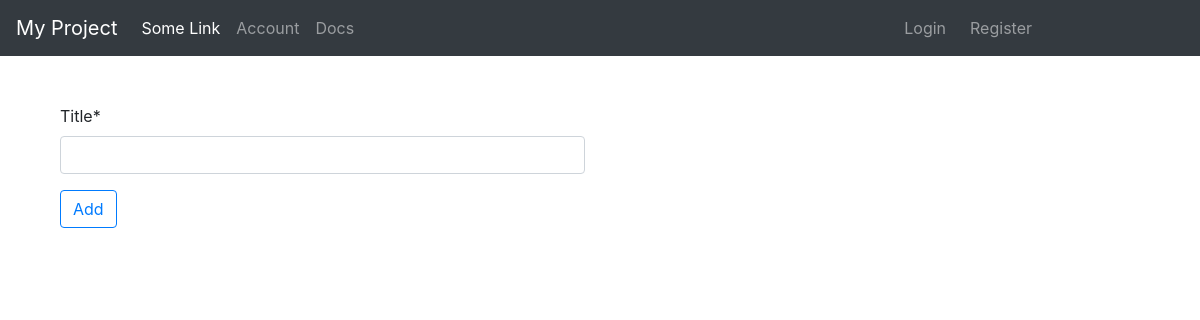
The page /todo/tasks/ on the database as committed earlier.
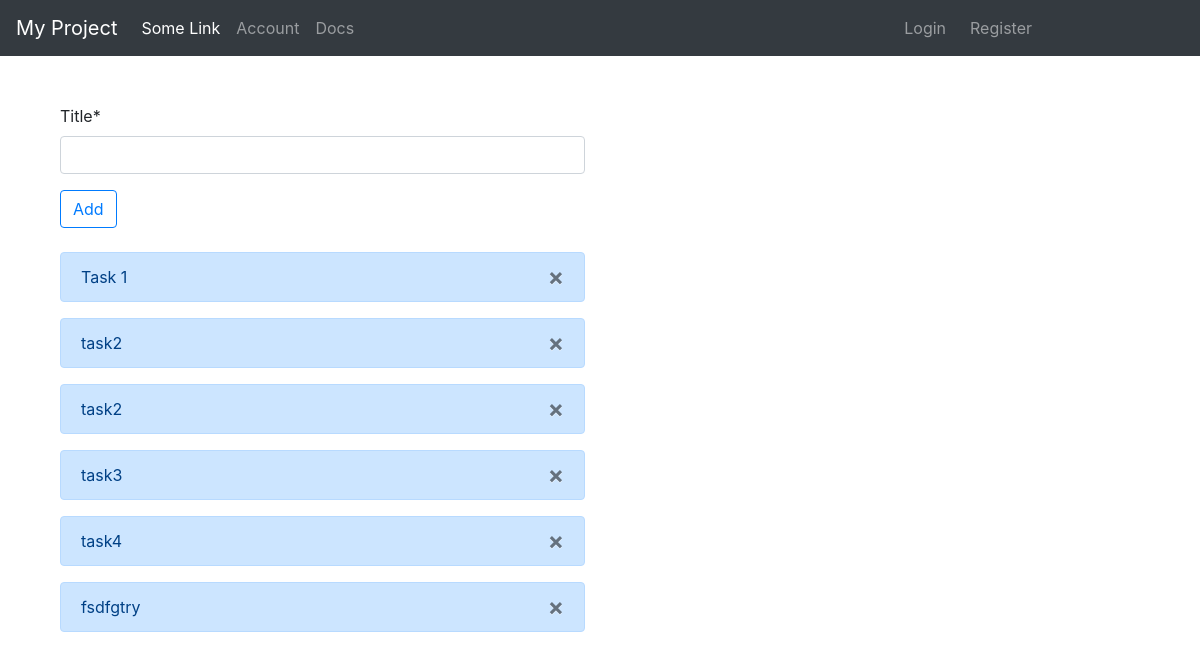
The same page on the database as committed later.
### apps/todo/models.py (models this page shows, shortened)
class TODOModel(models.Model):
    title = models.CharField(max_length=101)

### apps/todo/views.py (the view, shortened to what this page needs)
# urls.py: path('tasks/', views.TODOListView.as_view(), name="task_list_url"),
class TODOListView(ListView):
    model = TODOModel
    context_object_name = 'tasks'
    def get_context_data(self, **kwargs):
        context = super().get_context_data(**kwargs)
        context["form"] = TODOCreateForm()
        return context

### apps/todo/forms.py (shortened to what this page needs)
class TODOCreateForm(forms.ModelForm):
    class Meta:
        model = TODOModel
        fields = ['title']

### apps/todo/templates/todo/todomodel_list.html (shortened to what this page needs)
{% extends "base.html" %}
{% load crispy_forms_tags %}
{% block content %}
<div class="col-md-9">
<div class="row">
    <div class="col-sm-8 my-4">
        <form id="todoCreateForm" method='post' data-url="{% url 'todo:task_list_url' %}">
            {{ form|crispy }}
            <button id="submitBtn" class="btn btn-outline-primary" type="submit" > Add </button>
        </form>
        <div class="my-4" id="taskList">
            {% for task in tasks %}
                <div  class="alert alert-primary" role="alert">
                    {{ task.title }}
                    <button type="button" class="close float-right">
                    <span aria-hidden="true" id="taskDeleteBtn">&times;</span></button>
                </div>
            {% endfor %}
        </div>
    </div>
</div>
</div>
{% endblock content %}

### templates/base.html (shortened to what this page needs)
{% load static %}
<!doctype html>
<html lang="en">
<head>
  {% block vendor_css %}
    <link rel="stylesheet" type="text/css" media="all" href="{% static 'css/vendor/bootstrap.min.css' %}" />
  {% endblock vendor_css %}
  {% block site_css %}
    <link rel="stylesheet" type="text/css" media="all" href="{% static 'css/styles/style.css' %}" />
  {% endblock site_css %}
</head>
<body class="{% block body_class %}{% endblock %}">
{% include "partials/_nav.html" %}
  <div class="container mt-4">
<div class="container">
  <div class="row">
    {% block content %}{% endblock content %}
  </div>
</div>
</body>
</html>

### templates/partials/_nav.html (shortened to what this page needs)
<div class="sticky-top">
<nav class="navbar navbar-expand-md navbar-dark bg-dark">
    <a class="navbar-brand" href="#">My Project</a>
    <div class="collapse navbar-collapse" id="navbarSupportedContent">
      <ul class="navbar-nav mr-auto">
        <li class="nav-item">
          <a class="nav-link active" aria-current="page" href="#">Some Link</a>
        </li>
        <li class="nav-item">
          <a class="nav-link" href="#">Account</a>
        </li>
        <li class="nav-item">
          <a class="nav-link" href="#">Docs</a>
        </li>
      </ul>
      <ul class="navbar-nav mr-sm-5 px-5">
      <li class="nav-item dropdown my-lg-0 mr-sm-5">
          {% if user.is_authenticated %}
          <a class="btn btn-outline-secondary nav-link dropdown-toggle" id="navbarDropdown" role="button" data-toggle="dropdown" aria-haspopup="true" aria-expanded="false">
          {{user.username }}
          </a>
        <div class="dropdown-menu mr-sm-5" aria-labelledby="navbarDropdown">
                <a class="dropdown-item mr-sm-5" href="#">All Datasets</a>
                <a class="dropdown-item mr-sm-5" href="">My Datasets</a>
                <a class="dropdown-item mr-sm-5" href="">Profile</a>
                <a class="dropdown-item mr-sm-5" href="">Logout</a>
        </div>
        </li>
            {% else %}
            <li class="nav-item mr-sm-2">
                <a class="nav-link" href="#">Login</a>
            </li>
            <li class="nav-item mr-sm-5">
                <a class="nav-link" href="#">Register</a>
            </li>
              {% endif %}
      </ul>
    </div>
</nav>
</div>

### templates/partials/_scripts.html (shortened to what this page needs)
{% load static %}

Rows that differ between the two databases and show on the page:
added TODOModel: title "Task 1"
added TODOModel: title "task2"
added TODOModel: title "task2"
added TODOModel: title "task3"
added TODOModel: title "task4"
added TODOModel: title "fsdfgtry"
